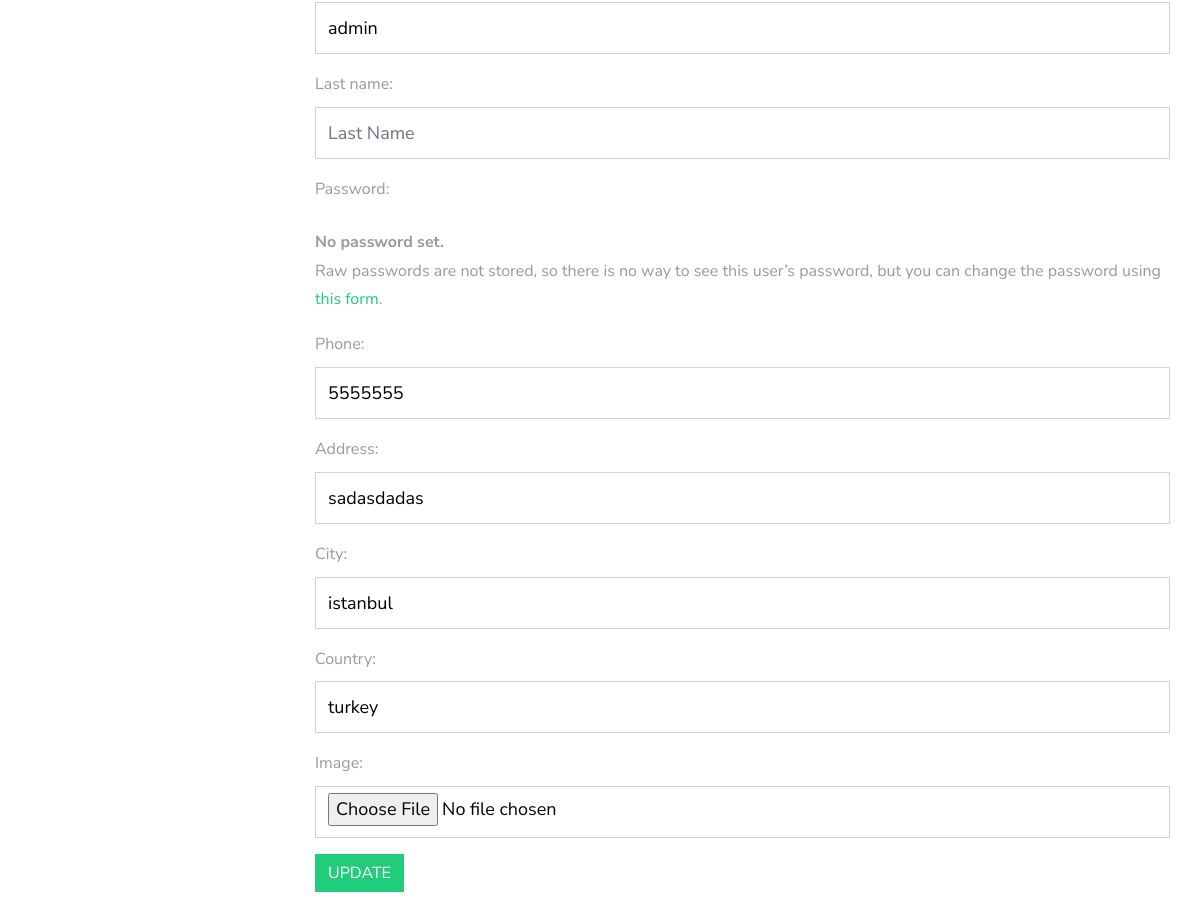
The app's page /user/update/ (signed in, middle part), older data.
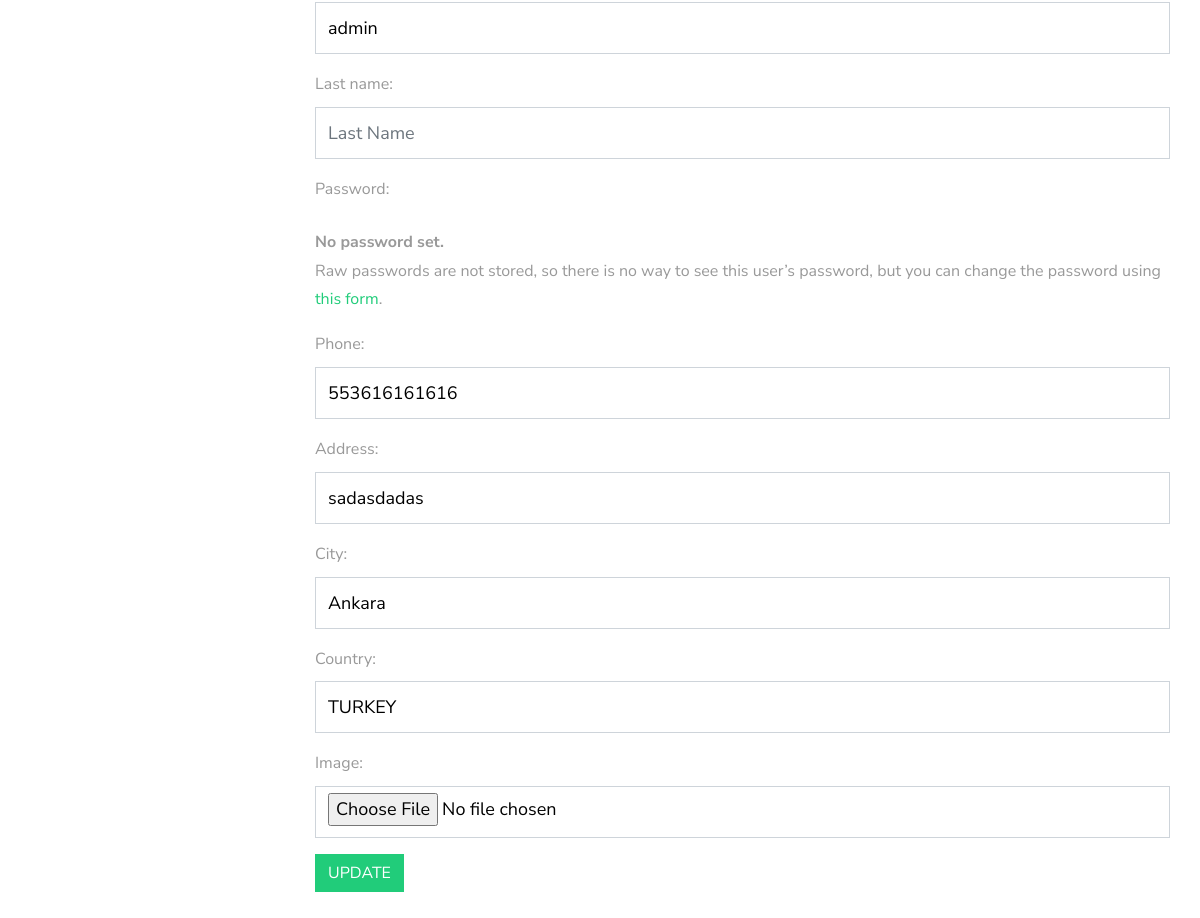
The same page, newer data.
### user/models.py (models this page shows, shortened)
class UserProfile(models.Model):
    user = models.OneToOneField(User, on_delete=models.CASCADE)
    phone = models.CharField(blank=True, max_length=20)
    address = models.CharField(blank=True, max_length=150)
    city = models.CharField(blank=True, max_length=20)
    country = models.CharField(blank=True, max_length=20)
    image = models.ImageField(blank=True, upload_to='images/users/')
    def image_tag(self):
        return mark_safe('<img src="{}" height="50"/>'.format(self.image.url))
    image_tag.short_description = 'Image'

### user/views.py (the view)
# urls.py: path('update/', views.update, name="update"),
def update(request):
    if request.method == 'POST':
        user_form = UserUpdateForm(request.POST, instance=request.user)
        profile_form = UserProfileForm(
            request.POST, request.FILES, instance=request.user.userprofile)
        if user_form.is_valid() and profile_form.is_valid():
            user_form.save()
            profile_form.save()
            print("Hata Kontorl  - 2")
            messages.success(request, 'Your account has been updated!')
            return redirect('/user')
        else:
            messages.warning(request, 'Check Form!')
            return redirect('/user/update')
    else:
        setting = Setting.objects.first()
        category = Category.objects.all()
        user_form = UserUpdateForm(instance=request.user)
        profile_form = UserProfileForm(instance=request.user.userprofile)
        context = {
            'setting': setting,
            'category': category,
            'user_form': user_form,
            'profile_form': profile_form,
            'page': "Update Profile"
        }
        return render(request, 'user_update.html', context)

### user/forms.py
class UserUpdateForm(UserChangeForm):
    class Meta:
        model = User
        fields = ('username', 'email', 'first_name', 'last_name')
        widgets = {
            'username':   TextInput(attrs={'class': 'form-control', 'placeholder': 'Username'}),
            'first_name':   TextInput(attrs={'class': 'form-control', 'placeholder': 'First Name'}),
            'last_name':   TextInput(attrs={'class': 'form-control', 'placeholder': 'Last Name'}),
            'email':   EmailInput(attrs={'class': 'form-control', 'placeholder': 'Email'})
        }

### user/models.py
class UserProfileForm(ModelForm):
    class Meta:
        model = UserProfile
        fields = ['phone', 'address', 'city', 'country', 'image']
        widgets = {
            'phone':   TextInput(attrs={'class': 'form-control', 'placeholder': 'Phone'}),
            'address':   TextInput(attrs={'class': 'form-control', 'placeholder': 'Address'}),
            'city':   TextInput(attrs={'class': 'form-control', 'placeholder': 'City'}),
            'country':   TextInput(attrs={'class': 'form-control', 'placeholder': 'Country'}),
            'image':   FileInput(attrs={'class': 'form-control', 'placeholder': 'Image'})
        }

### user/templates/user_update.html (shortened to what this page needs)
{% extends 'homebase.html' %}
{% load static %}
{% block content %}
<section class="ftco-section ftco-no-pb ftco-room">
	<div class="container px-0">
		<div class="row no-gutters">
            <p>{% include 'user_panel.html' %}</p>
            <div class="col-md-9 clearfix table-responsive">
                <form method="POST" enctype ="multipart/form-data">
                    {{user_form.as_p}}
                    {{profile_form.as_p}}
                    <input type="submit" class="btn btn-primary" value="UPDATE">
                </form>
            </div>
		</div>
	</div>
</section>
<br>
{% endblock  %}

Row changes from the older to the newer data that the page shows:
changed UserProfile "sadasdadas": phone "5555555" → "553616161616"; city "istanbul" → "Ankara"; country "turkey" → "TURKEY"
